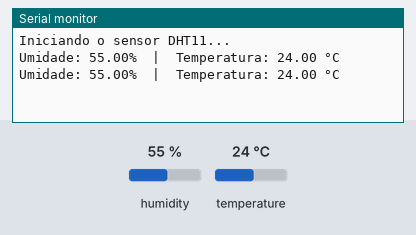
This sketch was run on a simulated Arduino Uno, built with avr-gcc and run on an emulated ATmega328P. Shown: the last lines printed to the serial monitor. The inputs (shaded band) are chosen by the test bench; at power-on: humidity 55 %, temperature 24 °C.

Above: at 4.8 s.
4.9 s: humidity set to 22 %
At 7.2 s:
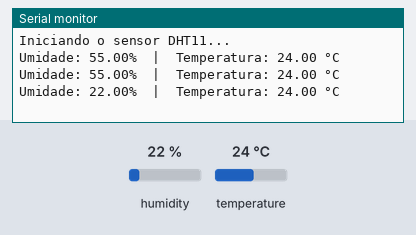
7.9 s: temperature set to 12 °C
At 8.4 s:
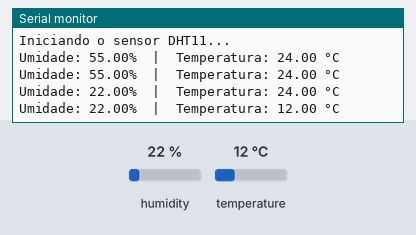
10.9 s: humidity set to 40 %
At 13.3 s:
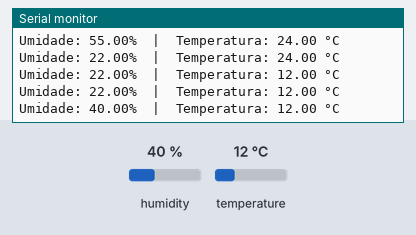
Timing chart, 0 to 14.8 s (numbered marks = the images above; inputs shaded):
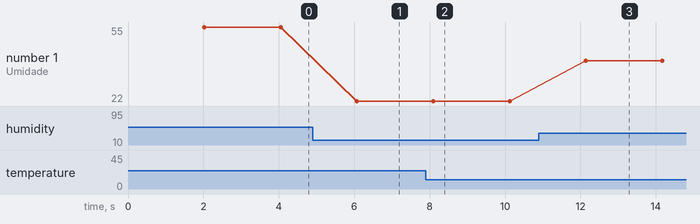

The sketch:

Sensor_temp_umidade.ino
```cpp
#include <DHT.h> // baixe a biblioteca DHT sensor library feito pela Adafruit

/*
No Arduino IDE, vá em Sketch > Incluir Biblioteca > Gerenciar Bibliotecas.

Busque por "DHT sensor library" e instale a versão feita pela Adafruit.

Se o programa perguntar se você deseja instalar dependências (como a Adafruit Unified Sensor), clique em "Install All" (Instalar tudo).
*/

#define DHTPIN 13      // Pino digital onde o cabo de dados do sensor está conectado
#define DHTTYPE DHT11 // Avisamos a biblioteca qual é o nosso sensor

// Cria o objeto para controlar o sensor
DHT dht(DHTPIN, DHTTYPE);

void setup() {
  // Inicia a comunicação com o computador (Monitor Serial)
  Serial.begin(9600);
  Serial.println("Iniciando o sensor DHT11...");

  // Inicia o sensor
  dht.begin();
}

void loop() {
  // DHT11 é um sensor lento.
  // Precisamos esperar pelo menos 2 segundos (2000ms) entre cada leitura.
  delay(2000);

  // Lê a umidade (em %)
  float umidade = dht.readHumidity();
  // Lê a temperatura em graus Celsius (padrão)
  float temperatura = dht.readTemperature();

  // Verifica se a leitura falhou (se algum fio soltou ou o sensor travou)
  // isnan significa "Is Not a Number" (Não é um número)
  if (isnan(umidade) || isnan(temperatura)) {
    Serial.println("Falha na leitura do sensor DHT!");
    return; // Interrompe este ciclo do loop e tenta novamente no próximo
  }

  // Imprime os valores no Monitor Serial
  Serial.print("Umidade: "); // O arduino não suporta usar mascaras de formatação como no printf do C, por isso esta separado
  Serial.print(umidade);
  Serial.print("%  |  ");

  Serial.print("Temperatura: ");
  Serial.print(temperatura);
  Serial.println(" °C"); // O println aqui faz a quebra para a próxima linha
}

// Vá no monitor serial, é so clicar no icone da lupa no canto superior esquerdo
```

Measured:
- after the input at 4.9 s, the serial monitor: prints a new line after 1.2 s (image 1)
- after the input at 7.9 s, the serial monitor: prints a new line after 0.20 s (image 2)
- after the input at 10.9 s, the serial monitor: prints a new line after 1.2 s (image 3)
- plotted number 1: 55 → 22 after the input at 4.9 s, 22 → 40 after the input at 10.9 s
